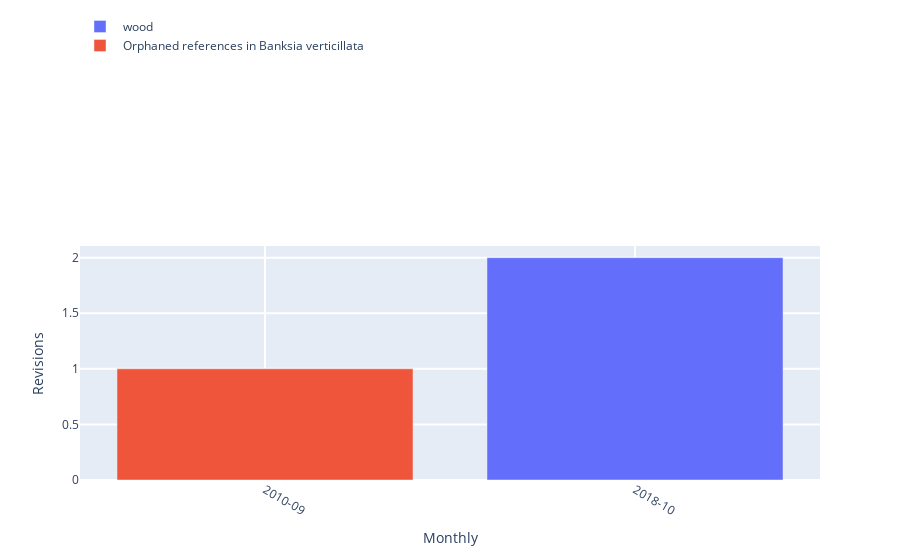

Write notebook code for a chart like this one.
### Markdown cell above
<span style="color: #626262"> Try yourself! This is what will happen when you click 'Load Topics' button: </span>

### Code cell
### --------------------------------------------------------------------------- ###
### TRY YOURSELF! THIS IS WHAT WILL HAPPEN WHEN YOU CLICK 'Show Topics' BUTTON  ###
### --------------------------------------------------------------------------- ###

## This is the page you used ##
print('The page that is being used:', the_talk_page['title'])
print(f"Time range from {talk_content['year_month'].iloc[-1].date()} to {talk_content['year_month'].iloc[0].date()}")

#initiate a topics listener
topics_listener = TopicsListener(talk_content)

#get a dataframe with topics and action_types
wikipediadv_ins = WikipediaDV(WikipediaAPI(lng=abbreviation(languageSelection.value)))
topic_df = topics_listener.extract_topics(wikipediadv_ins)
if len(topic_df) == 0:
    print("There is no topics here!")
else:
    display(qgrid.show_grid(topic_df))

    # Visualization
    begin_date = talk_content['year_month'].iloc[-1]  # date(xxxx.xx.xx)
    end_date = talk_content['year_month'].iloc[0]  # date(xxxx.xx.xx)
    granularity = 'Monthly'

    topics_listener.listen(
        begin = begin_date,
        end = end_date,
        granularity = granularity)

### Figure 1 — Plotly figure (JSON) as saved in the notebook; plotly's stock layout.template omitted (floating-point values rounded to 4 significant figures)
{"data": [{"name": " wood ", "type": "bar", "x": ["2018-10"], "y": [2]}, {"name": " Orphaned references in Banksia verticillata ", "type": "bar", "x": ["2010-09"], "y": [1]}], "layout": {"barmode": "group", "hovermode": "closest", "legend": {"x": 0, "y": 2}, "showlegend": true, "xaxis": {"categoryorder": "category ascending", "gridwidth": 2, "nticks": 15, "tickangle": 30, "ticklen": 5, "tickmode": "auto", "title": {"text": "Monthly"}, "type": "category", "zeroline": true}, "yaxis": {"gridwidth": 2, "ticklen": 5, "title": {"text": "Revisions"}}}}
